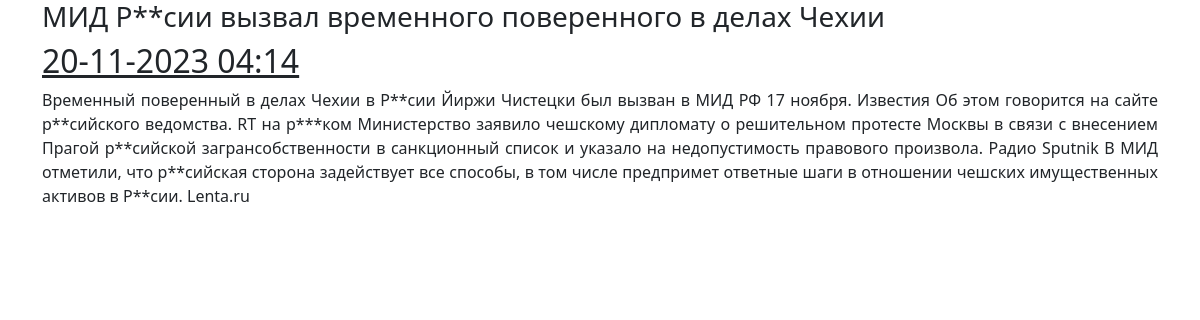
Page /3 on the committed database.
### news/models.py (models this page shows, shortened)
class Post(models.Model):
    article = "AR"
    news = "NW"
    author = models.ForeignKey(Author,on_delete=models.CASCADE)
    post_type_choices = [(article, 'Статья'), (news, 'Новость')]
    post_type = models.CharField(max_length=2, choices=post_type_choices)
    created_at = models.DateTimeField(auto_now_add=True)
    categories = models.ManyToManyField(Category, through='PostCategory')
    title = models.CharField(max_length=255)
    text = models.TextField()
    rating = models.IntegerField(default=0)

### news/views.py (the view)
# urls.py: path('<int:pk>', PostView.as_view(), name='postView'),
class PostView(DetailView):
    model = Post
    template_name = 'post.html'
    context_object_name = 'postView'

### news/templatetags/my_filters.py (called while the page is built)
@register.filter(name='censor')
def censor(value):
    if isinstance(value, str):
        result = str(value)
        for key in censor_dict.keys():
            result = result.replace(key, censor_dict[key])
        return result
    else:
        raise ValueError(f'Нельзя фильтровать то, что отличается от {type(value)}')

### templates/flatpages/post.html (shortened to what this page needs)
{% extends 'default.html' %}
{% load my_filters %}
{% block content %}
<h3>{{ postView.title|censor }}</h3>
<h2><u>{{ postView.created_at|date:'d-m-Y H:i' }}</u></h2>
<p align="justify">{{ postView.text|censor }}</p>
{% endblock %}

### rows in the picture
Post: created_at "20-11-2023 04:14", text|censor "Временный поверенный в делах Чехии в Р**сии Йиржи Чистецки был вызван в МИД РФ 17 ноября. Известия Об этом говорится на сайте р**сийского ведомства. RT на р***ком Министерство заявило чешскому дипломату о решительном протесте Москвы в связи с внесением Прагой р**сийской загрансобственности в санкционный список и указало на недопустимость правового произвола. Радио Sputnik В МИД отметили, что р**сийская сторона задействует все способы, в том числе предпримет ответные шаги в отношении чешских имущественных активов в Р**сии. Lenta.ru"
